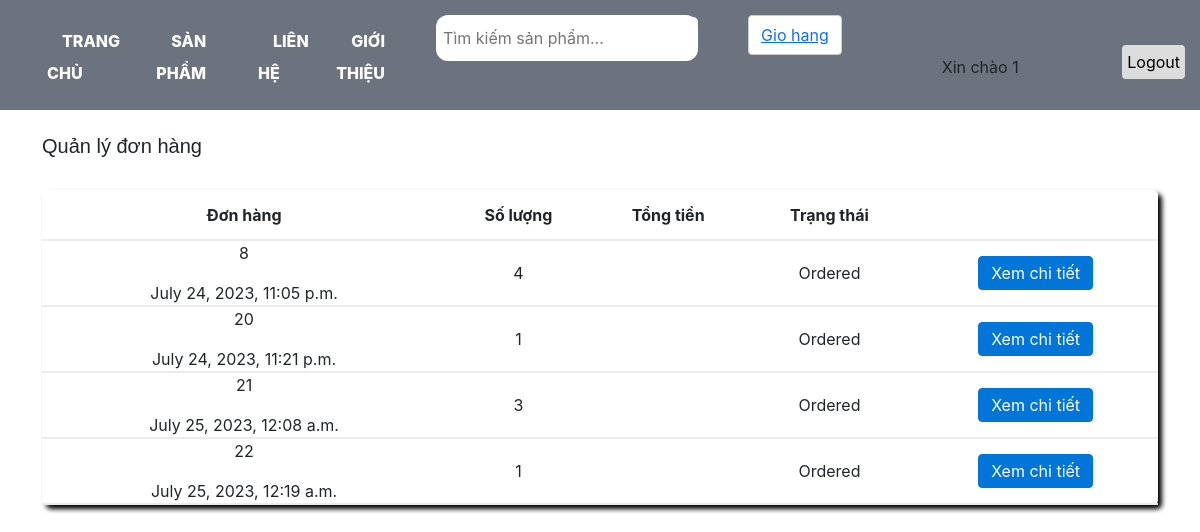
/order_list/ (signed in), run on an earlier commit of the app's database.
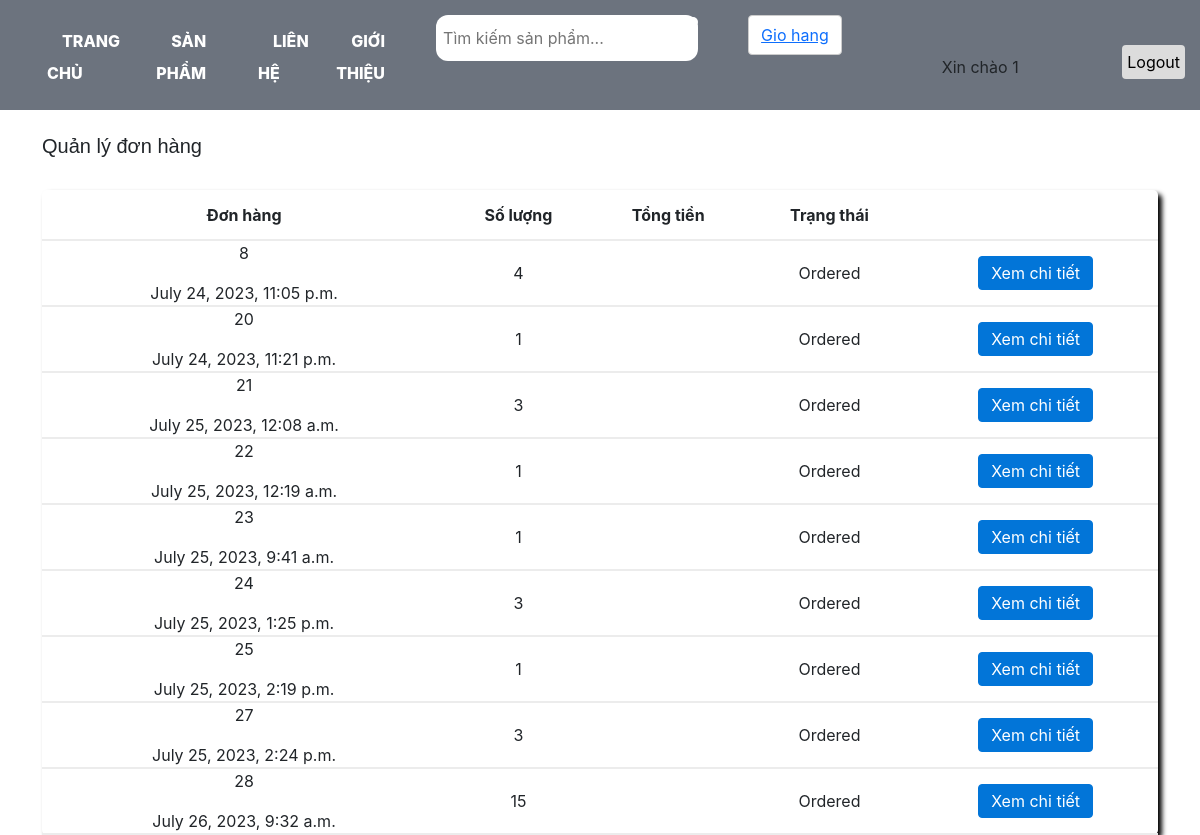
And on a later commit of the database.
### order/models.py (models this page shows)
class Users(AbstractUser):
    phone = models.CharField(max_length=10,null=True, blank=True)
    address = models.CharField(max_length=255,null=True, blank=True)
    class Meta:
        db_table = 'auth_user'

class Order(models.Model):
    status_choices = (
        (1, "Cart"),
        (2, "Ordered"),
        (3, "Cancelled"),
    )
    total_price = models.FloatField(default=0)
    quantity = models.PositiveIntegerField(default=0)
    user = models.ForeignKey(Users, related_name='users', on_delete=models.CASCADE, null=True, blank=True)
    status = models.IntegerField(choices=status_choices, default=1)
    datetime = models.DateTimeField(null=True, blank=True)

### product/views.py (the view, shortened to what this page needs)
# urls.py: path('order_list/',views.order_list, name="order_list"),
def order_list(request):
    list = Order.objects.filter(user=request.user, status =2)
    return render (request,'product/account.html',{'order':list})

### product/templates/product/account.html
{% extends 'product/base.html' %}
{% load static %}
{% block content %}
<br>
<h5>Quản lý đơn hàng</h5>
<br>
<table class ="order-tb">
    <tr class="tb-h">
        <th>Đơn hàng</th>
        <th>Số lượng</th>
        <th>Tổng tiền</th>
        <th>Trạng thái</th>
        <th></th>
    </tr>
    {% for i in order %}
        <tr class="table-order">
        <td><p>{{i.id}}</p>{{i.datetime}}</td>
        <td>{{i.quantity}}</td>
        <td>{{i.total}}</td>
        <td>{{i.get_status_display}}</td>
        <td><a href="{% url 'product:review_order' i.id%}" class="btn btn-primary">Xem chi tiết</a></td>
    {% endfor %}
        </tr>
</table>
{% endblock %}

### product/templates/product/base.html (shortened to what this page needs)
{% load static %}
<!DOCTYPE html>
<html>
    <head>
        <link rel="stylesheet" href="https://cdn.jsdelivr.net/npm/bootstrap@5.1.3/dist/css/bootstrap.min.css">
        <link rel="stylesheet" href="{% static 'css/product.css' %}">
        <link rel="stylesheet" href="https://cdn.jsdelivr.net/npm/bootstrap@5.3.0/dist/css/bootstrap.min.css">
    </head>
    <body>
    <header>
        <nav>
            <div class="content-nav">
                <ul>
                    <li><a href="#">Trang Chủ</a></li>
                    <li><a href="#">Sản Phẩm</a></li>
                    <li><a href="#">Liên Hệ</a></li>
                    <li><a href="#">Giới Thiệu</a></li>
                </ul>
                <form>
                    <input type="text" name="search" placeholder="Tìm kiếm sản phẩm..." />
                    <button type="submit"></button>
                </form>
            </div>
            <button type="button" class="btn btn-secondary"><a href="{% url 'product:show_cart' %}">Gio hang</a></button>
            <div class="user">
              {% if user.username %}
                  <p >Xin chào <span>{{user.username}}</span></p>
                  <p class="user-content"><a href="{% url 'product:logout'%}">Logout</a></p>
              {% else %}
              <p class="user-content"><a href="{% url 'product:register' %}">Đăng ký</a></p>
              <p class="user-content"><a href="{% url 'product:login'%}">Đăng nhập</a></p>
              {% endif %}
            </div>
        </nav>
    </header>
        <main class="container">
            <div class="row">
                <div class="col">
                {% block content %}
                {% endblock %}
                </div>
            </div>
        </main>
    </body>
</body>
</html>

### product/static/css/product.css (style rules this page uses)
body { margin-right: auto; margin-left: auto; }
.tb-description, .order-tb, .cart-tb { width: 100%; border-collapse: collapse; border-radius: 5px; box-shadow: 4px 4px 5px black; text-align: center; }
.tb-description td, .order-tb td, .cart-tb td { border-bottom: 2px solid #ececec; }
h4, h5 { font-family: sans-serif; font-size: 20px; font-weight: bold; }
td { width: auto; }
th, td { text-align: center; vertical-align: middle; }
th { height: 50px; border-bottom: 2px solid #ececec; }
.order-tb .tb-h { border-bottom: 2px solid #ececec; }

### product/templates/product/base.html (style rules this page uses)
* { padding: 0; margin: 0; box-sizing: border-box; font-family: 'Muli', -apple-system, BlinkMacSystemFont, 'Segoe UI', Roboto, 'Helvetica Neue', Arial, sans-serif, 'Apple Color Emoji', 'Segoe UI Emoji', 'Segoe UI Symbol', 'Noto Color Emoji'; }
li { list-style: none; }
nav { padding: 15px; width: 100%; display: flex; background: #6C737E; }
nav .content-nav { display: flex; line-height: 2rem; flex-direction: row; justify-content: flex-end; width: 60%; }
nav .content-nav ul { display: flex; position: relative; top:10px; }
nav .content-nav ul li a { text-decoration: none; color: white; text-transform: uppercase; padding: 0 15px; font-weight: 800; }
.content-nav form { position: relative; }
.content-nav form input { border: none; background: #fff; padding: 7px; outline: none; border-radius: 12px; }
.content-nav form button { padding: 5px; border-radius: 12px; position: absolute; right: 0; top: 2px; border: none; outline: none; background: #fff; }
.btn { cursor: pointer; outline: none; font-weight: 400; line-height: 1.25; text-align: center; white-space: nowrap; vertical-align: middle; border: 1px solid transparent; font-size: 1rem; border-radius: .25rem; transition: all .2s ease-in-out; }
.btn-secondary { color: #292b2c; background-color: #fff; border-color: #ccc; height: 40px; margin-left: 50px; }
.btn-primary { color: #fff; background-color: #0275d8; border-color: #0275d8; }
.user { display: flex; width: 250px; justify-content: space-between; align-items: flex-end; height: auto; margin-left:100px ; padding: 0; }
.user-content { padding: 5px; background-color: gainsboro; border-radius: 4px; }
.user-content a { color: #000; text-decoration: none; }

What changed in the data, as far as the page shows it:
now on this page (row edited): Order: id "23", datetime "July 25, 2023, 9:41 a.m.", quantity "1", status "Ordered"
added Order: id "24", datetime "July 25, 2023, 1:25 p.m.", quantity "3", status "Ordered"
added Order: id "25", datetime "July 25, 2023, 2:19 p.m.", quantity "1", status "Ordered"
added Order: id "27", datetime "July 25, 2023, 2:24 p.m.", quantity "3", status "Ordered"
added Order: id "28", datetime "July 26, 2023, 9:32 a.m.", quantity "15", status "Ordered"
